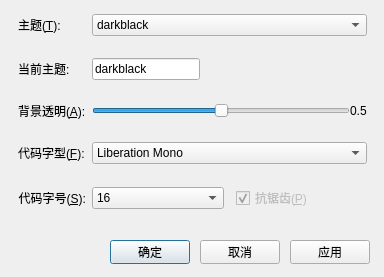
<?xml version="1.0" encoding="UTF-8"?>
<ui version="4.0">
 <class>ThemeDialog</class>
 <widget class="QDialog" name="ThemeDialog">
  <property name="geometry">
   <rect>
    <x>0</x>
    <y>0</y>
    <width>384</width>
    <height>277</height>
   </rect>
  </property>
  <property name="sizePolicy">
   <sizepolicy hsizetype="Fixed" vsizetype="Fixed">
    <horstretch>0</horstretch>
    <verstretch>0</verstretch>
   </sizepolicy>
  </property>
  <property name="windowTitle">
   <string>Dialog</string>
  </property>
  <property name="sizeGripEnabled">
   <bool>false</bool>
  </property>
  <widget class="QPushButton" name="pushButtonSure">
   <property name="geometry">
    <rect>
     <x>110</x>
     <y>240</y>
     <width>80</width>
     <height>24</height>
    </rect>
   </property>
   <property name="sizePolicy">
    <sizepolicy hsizetype="Fixed" vsizetype="Fixed">
     <horstretch>0</horstretch>
     <verstretch>0</verstretch>
    </sizepolicy>
   </property>
   <property name="text">
    <string>确定</string>
   </property>
  </widget>
  <widget class="QPushButton" name="pushButtonCancel">
   <property name="geometry">
    <rect>
     <x>200</x>
     <y>240</y>
     <width>80</width>
     <height>24</height>
    </rect>
   </property>
   <property name="sizePolicy">
    <sizepolicy hsizetype="Fixed" vsizetype="Fixed">
     <horstretch>0</horstretch>
     <verstretch>0</verstretch>
    </sizepolicy>
   </property>
   <property name="text">
    <string>取消</string>
   </property>
  </widget>
  <widget class="QPushButton" name="pushButtonApply">
   <property name="geometry">
    <rect>
     <x>290</x>
     <y>240</y>
     <width>80</width>
     <height>24</height>
    </rect>
   </property>
   <property name="sizePolicy">
    <sizepolicy hsizetype="Fixed" vsizetype="Fixed">
     <horstretch>0</horstretch>
     <verstretch>0</verstretch>
    </sizepolicy>
   </property>
   <property name="text">
    <string>应用</string>
   </property>
  </widget>
  <widget class="QWidget" name="layoutWidget">
   <property name="geometry">
    <rect>
     <x>18</x>
     <y>14</y>
     <width>349</width>
     <height>211</height>
    </rect>
   </property>
   <layout class="QFormLayout" name="formLayout">
    <property name="verticalSpacing">
     <number>22</number>
    </property>
    <item row="0" column="0">
     <widget class="QLabel" name="label_theme">
      <property name="text">
       <string>主题(&amp;T):</string>
      </property>
      <property name="buddy">
       <cstring>comboBoxTheme</cstring>
      </property>
     </widget>
    </item>
    <item row="0" column="1">
     <widget class="QComboBox" name="comboBoxTheme">
      <property name="sizePolicy">
       <sizepolicy hsizetype="Minimum" vsizetype="Fixed">
        <horstretch>0</horstretch>
        <verstretch>0</verstretch>
       </sizepolicy>
      </property>
      <property name="minimumSize">
       <size>
        <width>110</width>
        <height>0</height>
       </size>
      </property>
      <item>
       <property name="text">
        <string>darkblack</string>
       </property>
      </item>
      <item>
       <property name="text">
        <string>darkblue</string>
       </property>
      </item>
      <item>
       <property name="text">
        <string>lightblack</string>
       </property>
      </item>
      <item>
       <property name="text">
        <string>lightblue</string>
       </property>
      </item>
      <item>
       <property name="text">
        <string>black</string>
       </property>
      </item>
      <item>
       <property name="text">
        <string>blue</string>
       </property>
      </item>
     </widget>
    </item>
    <item row="1" column="0">
     <widget class="QLabel" name="label_cur">
      <property name="text">
       <string>当前主题:</string>
      </property>
      <property name="buddy">
       <cstring>lineEdit</cstring>
      </property>
     </widget>
    </item>
    <item row="1" column="1">
     <widget class="QLineEdit" name="lineEdit">
      <property name="sizePolicy">
       <sizepolicy hsizetype="Fixed" vsizetype="Fixed">
        <horstretch>0</horstretch>
        <verstretch>0</verstretch>
       </sizepolicy>
      </property>
      <property name="text">
       <string>darkblack</string>
      </property>
      <property name="readOnly">
       <bool>true</bool>
      </property>
     </widget>
    </item>
    <item row="2" column="0">
     <widget class="QLabel" name="label_alpha">
      <property name="text">
       <string>背景透明(&amp;A):</string>
      </property>
      <property name="buddy">
       <cstring>horizontalSliderAlpha</cstring>
      </property>
     </widget>
    </item>
    <item row="2" column="1">
     <layout class="QHBoxLayout" name="horizontalLayout">
      <item>
       <widget class="QSlider" name="horizontalSliderAlpha">
        <property name="sizePolicy">
         <sizepolicy hsizetype="Preferred" vsizetype="Fixed">
          <horstretch>0</horstretch>
          <verstretch>0</verstretch>
         </sizepolicy>
        </property>
        <property name="maximum">
         <number>100</number>
        </property>
        <property name="singleStep">
         <number>5</number>
        </property>
        <property name="sliderPosition">
         <number>50</number>
        </property>
        <property name="orientation">
         <enum>Qt::Horizontal</enum>
        </property>
       </widget>
      </item>
      <item>
       <widget class="QLabel" name="label_alpha_show">
        <property name="sizePolicy">
         <sizepolicy hsizetype="Fixed" vsizetype="Preferred">
          <horstretch>0</horstretch>
          <verstretch>0</verstretch>
         </sizepolicy>
        </property>
        <property name="text">
         <string>0.5</string>
        </property>
       </widget>
      </item>
     </layout>
    </item>
    <item row="3" column="0">
     <widget class="QLabel" name="label_codefont">
      <property name="text">
       <string>代码字型(&amp;F):</string>
      </property>
      <property name="alignment">
       <set>Qt::AlignLeading|Qt::AlignLeft|Qt::AlignVCenter</set>
      </property>
      <property name="buddy">
       <cstring>ComboBoxFont</cstring>
      </property>
     </widget>
    </item>
    <item row="3" column="1">
     <widget class="QFontComboBox" name="ComboBoxFont">
      <property name="sizePolicy">
       <sizepolicy hsizetype="Preferred" vsizetype="Fixed">
        <horstretch>0</horstretch>
        <verstretch>0</verstretch>
       </sizepolicy>
      </property>
      <property name="minimumSize">
       <size>
        <width>0</width>
        <height>0</height>
       </size>
      </property>
      <property name="editable">
       <bool>false</bool>
      </property>
      <property name="fontFilters">
       <set>QFontComboBox::AllFonts</set>
      </property>
      <property name="currentFont">
       <font>
        <family>Consolas</family>
        <pointsize>16</pointsize>
       </font>
      </property>
     </widget>
    </item>
    <item row="4" column="0">
     <widget class="QLabel" name="label_fontsize">
      <property name="text">
       <string>代码字号(&amp;S):</string>
      </property>
      <property name="alignment">
       <set>Qt::AlignRight|Qt::AlignTrailing|Qt::AlignVCenter</set>
      </property>
      <property name="buddy">
       <cstring>comboBoxFontSize</cstring>
      </property>
     </widget>
    </item>
    <item row="4" column="1">
     <layout class="QHBoxLayout" name="horizontalLayout_2">
      <property name="spacing">
       <number>12</number>
      </property>
      <item>
       <widget class="QComboBox" name="comboBoxFontSize">
        <property name="currentText">
         <string>16</string>
        </property>
        <property name="currentIndex">
         <number>8</number>
        </property>
        <item>
         <property name="text">
          <string>6</string>
         </property>
        </item>
        <item>
         <property name="text">
          <string>7</string>
         </property>
        </item>
        <item>
         <property name="text">
          <string>8</string>
         </property>
        </item>
        <item>
         <property name="text">
          <string>9</string>
         </property>
        </item>
        <item>
         <property name="text">
          <string>10</string>
         </property>
        </item>
        <item>
         <property name="text">
          <string>11</string>
         </property>
        </item>
        <item>
         <property name="text">
          <string>12</string>
         </property>
        </item>
        <item>
         <property name="text">
          <string>14</string>
         </property>
        </item>
        <item>
         <property name="text">
          <string>16</string>
         </property>
        </item>
        <item>
         <property name="text">
          <string>18</string>
         </property>
        </item>
        <item>
         <property name="text">
          <string>20</string>
         </property>
        </item>
        <item>
         <property name="text">
          <string>22</string>
         </property>
        </item>
        <item>
         <property name="text">
          <string>24</string>
         </property>
        </item>
        <item>
         <property name="text">
          <string>26</string>
         </property>
        </item>
        <item>
         <property name="text">
          <string>28</string>
         </property>
        </item>
        <item>
         <property name="text">
          <string>30</string>
         </property>
        </item>
        <item>
         <property name="text">
          <string>32</string>
         </property>
        </item>
        <item>
         <property name="text">
          <string>34</string>
         </property>
        </item>
        <item>
         <property name="text">
          <string>36</string>
         </property>
        </item>
        <item>
         <property name="text">
          <string>38</string>
         </property>
        </item>
        <item>
         <property name="text">
          <string>40</string>
         </property>
        </item>
        <item>
         <property name="text">
          <string>42</string>
         </property>
        </item>
        <item>
         <property name="text">
          <string>44</string>
         </property>
        </item>
        <item>
         <property name="text">
          <string>46</string>
         </property>
        </item>
        <item>
         <property name="text">
          <string>48</string>
         </property>
        </item>
        <item>
         <property name="text">
          <string>50</string>
         </property>
        </item>
        <item>
         <property name="text">
          <string>52</string>
         </property>
        </item>
        <item>
         <property name="text">
          <string>54</string>
         </property>
        </item>
        <item>
         <property name="text">
          <string>56</string>
         </property>
        </item>
        <item>
         <property name="text">
          <string>58</string>
         </property>
        </item>
        <item>
         <property name="text">
          <string>72</string>
         </property>
        </item>
       </widget>
      </item>
      <item>
       <widget class="QCheckBox" name="checkBox">
        <property name="enabled">
         <bool>false</bool>
        </property>
        <property name="text">
         <string>抗锯齿(&amp;P)</string>
        </property>
        <property name="checked">
         <bool>true</bool>
        </property>
        <property name="tristate">
         <bool>true</bool>
        </property>
       </widget>
      </item>
     </layout>
    </item>
   </layout>
  </widget>
 </widget>
 <resources/>
 <connections/>
</ui>
